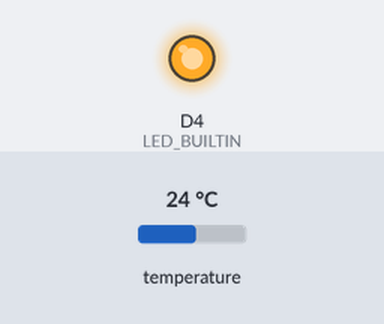
A sketch run on a simulated ESP8266 (NodeMCU). On the bench: output pins drawn as LEDs (lit = HIGH, except the on-board LED, lit = LOW). Inputs (shaded band) come from the test bench; at power-on: temperature 24 °C. WiFi joins after 1.5 s; servers stay silent unless stated; uploads are accepted with an empty reply; storage starts empty; what the sketch prints to the serial monitor is not drawn.

Above: at 16.2 s.
Timing chart, 0 to 40.5 s (numbered marks = the images above):
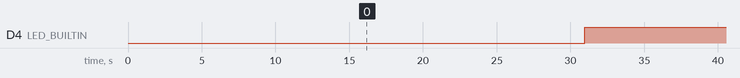

The sketch:

esp8266-ds18b20-red.ino
```cpp
// (licence header left out)
#include <ESP8266WiFi.h>
#include <ESP8266HTTPClient.h>
#include <FS.h>
#include "arduino_secret.h"
#include <OneWire.h>
#include <DallasTemperature.h>
#include <ArduinoJson.h>

#define ONE_WIRE_BUS D6

OneWire oneWire(ONE_WIRE_BUS);
DallasTemperature sensors(&oneWire);

struct RedConfig {
  long timeout;
  unsigned long previous;
  String server;

  RedConfig()
  : timeout(30000),
    previous(0),
    server("http://192.168.0.150:1880/sendtemperature")
    {}
};

RedConfig cfg;

void loadConfig() {
  File f = SPIFFS.open("/config.json", "r");
  if (!f) {
    Serial.println("File '/config.json' open failed.");
    return;
  }

  StaticJsonDocument<256> doc;
  deserializeJson(doc, f);
  cfg.server = (const char*)doc["server"];
  cfg.timeout = doc["timeout"];
  f.close();
  Serial.printf("New config server: %s\n", cfg.server.c_str());
  Serial.printf("New config timeout: %d\n", cfg.timeout);
}

void sendData() {
  if (WiFi.status() == WL_CONNECTED) {
    int numberOfDevices = sensors.getDeviceCount();
    if (numberOfDevices > 0) {
      sensors.requestTemperatures();
      StaticJsonDocument<1024> array;

      for (int i = 0; i < numberOfDevices; i++) {
        DeviceAddress tda;
        sensors.getAddress(tda, i);
        char id[17];
        sprintf(id, "%02X%02X%02X%02X%02X%02X%02X%02X",
                tda[0], tda[1], tda[2], tda[3],
                tda[4], tda[5], tda[6], tda[7]);
        float t = sensors.getTempCByIndex(0);

        JsonObject nested = array.createNestedObject();
        nested["id"] = id;
        nested["value"] = t;
      }
      serializeJson(array, Serial);
      Serial.println("");

      HTTPClient http;
      bool connected = http.begin(cfg.server);
      if (connected) {
        http.addHeader("Content-Type", "application/json");
        String output;
        serializeJson(array, output);
        int httpCode = http.POST(output);
        Serial.print("http.POST=");
        Serial.print(httpCode);
        if (httpCode < 0) {
          Serial.print(" ");
          Serial.print(http.errorToString(httpCode));
        }
        Serial.println("");
        if (httpCode == HTTP_CODE_OK || httpCode == HTTP_CODE_BAD_REQUEST) {
          String payload = http.getString();
          Serial.println(payload);
        }
      }
      else
        Serial.println("http.begin error");
    }
  }
}

void setup() {
  pinMode(LED_BUILTIN, OUTPUT);
  Serial.begin(115200);
  WiFi.begin(ssid, password);
  Serial.println("");

  // Wait for connection
  while (WiFi.status() != WL_CONNECTED) {
    delay(500);
    Serial.print(".");
  }
  Serial.println("");
  Serial.print("Connected to ");
  Serial.println(ssid);
  Serial.print("IP address: ");
  Serial.println(WiFi.localIP());

  sensors.begin();
  SPIFFS.begin();
  loadConfig();
}

void loop() {
  unsigned long current = millis();
  if (current - cfg.previous >= cfg.timeout) {
    cfg.previous = current;
    digitalWrite(LED_BUILTIN, LOW);
    sendData();
    digitalWrite(LED_BUILTIN, HIGH);
  }
}
```

arduino_secret.h
```cpp
// ESP8266 Core: 2.5.0
// Windows
//
// Find file 'c:\Users\[your name]\AppData\Local\Arduino15\packages\esp8266\hardware\esp8266\2.5.0\platform.txt'.
// In the same directory create file 'platfom.local.txt'. Insert text
// 'compiler.cpp.extra_flags=-D_SSID="xxx" -D_PWD="xxx"' into the file.
//
// Or change the parameters in this file.

#if defined(_SSID)
  const char* ssid     = _SSID;
  const char* password = _PWD;
#else
  const char* ssid     = "your-ssid";
  const char* password = "your-password";
#endif
```

Measured:
- by itself, D4 (LED_BUILTIN): alternates HIGH for 29.0 s and LOW for 0.98 s
